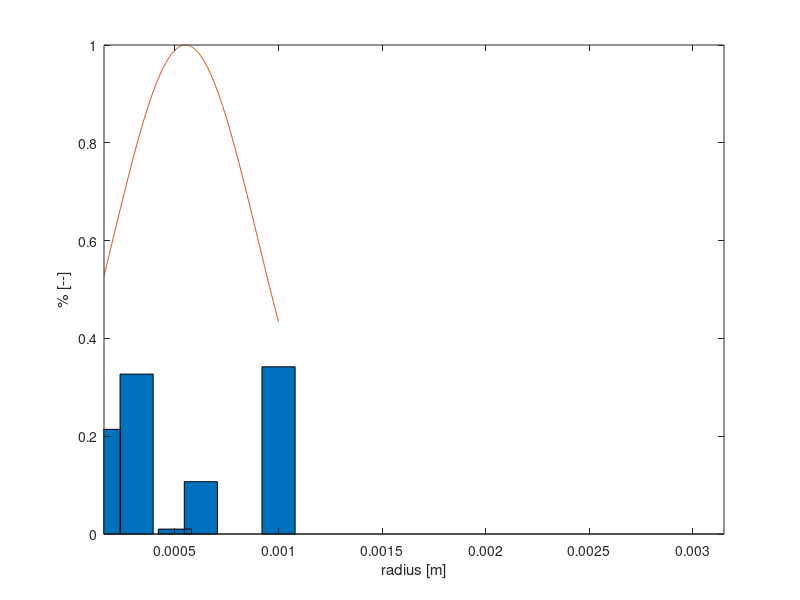
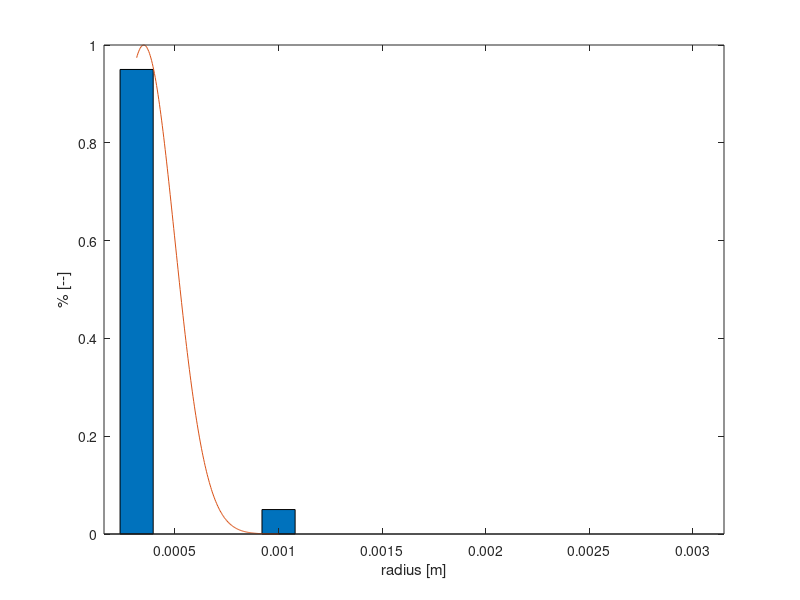
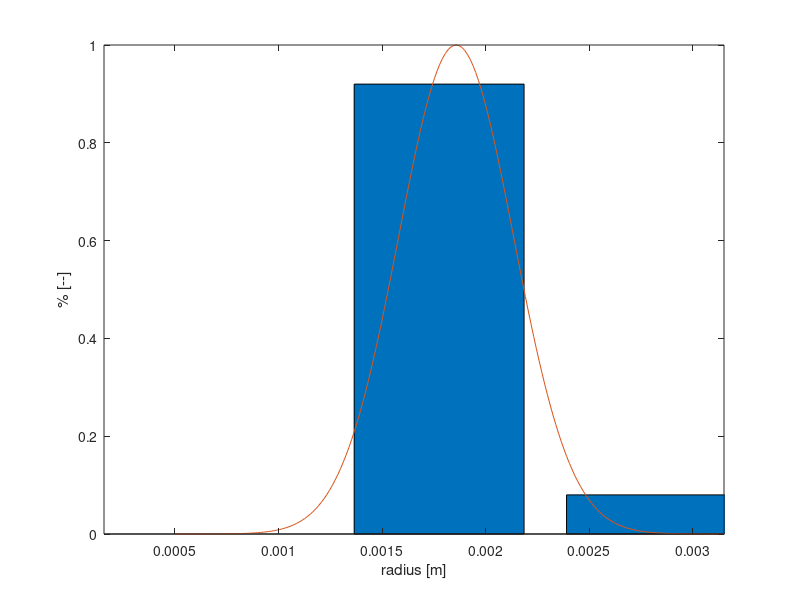
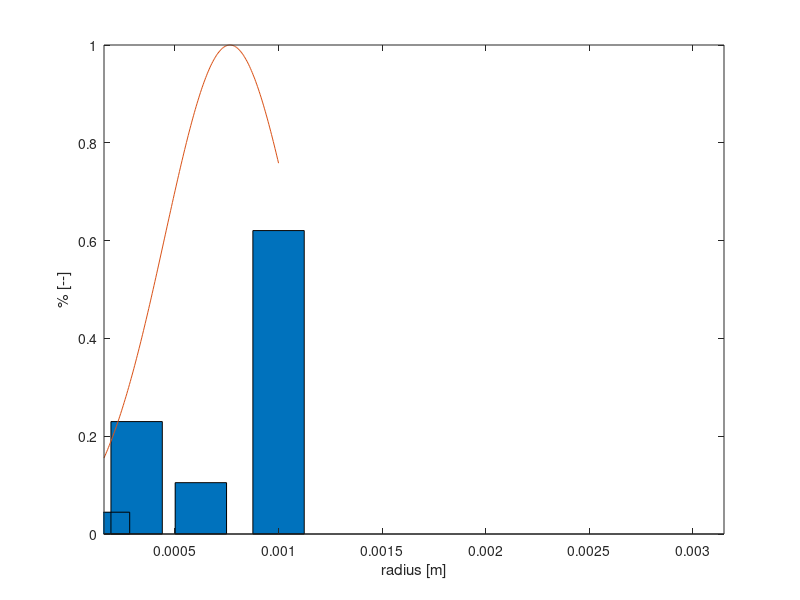

MATLAB code for these plots, in order:
clear all
close all
clc

diameterIronOreCoarseReal = [6.3; 5.6; 3.55; 2; 1]/1000;
weightIronOreCoarseReal= [0.101676719;	0.119218182;	0.519542204;	0.259562895;	0];

diameterIronOreFineReal = [0.00200000000000000;0.00160000000000000;0.00125000000000000;0.00100000000000000;0.000800000000000000;0.000630000000000000;0.000500000000000000;0.000315000000000000;0.00000001];
weightIronOreFineReal= [0.353978984000000;0.174765409000000;0.149244687000000;0.129140480000000;0.0634363330000000;0.0513413220000000;0.0320992590000000;0.0169929900000000;0.0290005370000000];





%diameter = [0.00450;0.00350;0.00250;0.00150];

wei(:,1) = [0.45; 0.05; 0.05; 0.45]; %gollum 40 1st round
wei(:,2) = [0.0500;0.450;0.450;0.0500];  %gollum 41 1st round
wei(:,3) = [0.25;0.25;0.25;0.25];
wei(:,4) = [0.33;0.17;0.17;0.33];

j=1;
for i=5:8
    
    if i<5
        diameter = [0.00450;0.00350;0.00250;0.00150];
        weight = wei(:,i);   
    elseif i == 5
         diameter =    [2	1.6	1.25	1	0.63	0.315]'/1000; %limestone	fine	sim
         weight = [0.342	0	0.107	0.01	0.327	0.214]';
    elseif i == 6
         diameter =    [2	1.6	1.25	1	0.8	0.63]'/1000; %coke	fine	sim
         weight = [0.050	0.000	0.000	0.000	0.000	0.950]';
    elseif i == 7
         diameter =    [6.3	5.6	3.55	2	1]'/1000; %coke	coarse	sim
         weight = [0.000	0.080	0.920	0.000	0.000]';
    elseif i == 8
         diameter =    [2	1.6	1.25	0.63	0.315]'/1000; %sinter fine	sim
         weight = [0.6205	0.0000	0.1050	0.2299	0.0446]';
    end
    
    radius = diameter/2;
 
weightedMeanDiam(i) = mean(weight.'*diameter,2);
stddevDiam(i)=sqrt(var(diameter, weight));

weightedMeanRad(i) = mean(weight.'*radius,2);
stddevRad(i)=sqrt(var(radius, weight));


x = [min(diameter):(max(diameter)-min(diameter))/199:max(diameter)];
norm = normpdf(x,weightedMeanDiam(i),stddevDiam(i));
norm=norm/max(norm);

x2 = [min(radius):(max(radius)-min(radius))/199:max(radius)];
norm2 = normpdf(x2,weightedMeanRad(i),stddevRad(i));
norm2=norm2/max(norm2);

minDiam = 0.000315;
maxDiam = 6.3/1000;

% figure(j);
% %xlim = ([minDiam  maxDiam]);
% bar(diameter,weight)
% %xlim = ([minDiam  maxDiam]);
% hold on
% plot(x,norm)
% xlim([minDiam  maxDiam]);
% hold off

j=j+1;

h1=figure(j);
bar(radius,weight)
hold on
plot(x2,norm2)
xlim([minDiam  maxDiam]/2);
xlabel('radius [m]');
ylabel('% [--]');
hold off
print(h1,'-djpeg','-r300',['0',num2str(41+i),'simulationRadiusDistribution',num2str(i)])
j=j+1;

end
